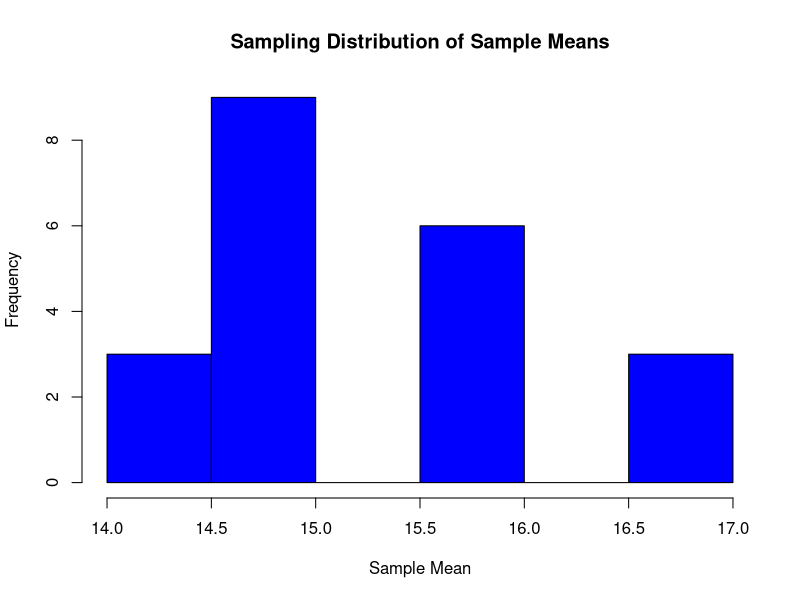

This chart was generated by the following R code:
#Page No.261
population <- c(14, 14, 16, 16, 14, 16, 18)

population_mean <- round(mean(population),2)
cat("1. Population Mean (μ):", population_mean)

samples <- combn(population, 2)

sample_means <- colMeans(samples)

sampling_distribution <- round((table(sample_means) / length(sample_means)),4)

cat("2. Sampling Distribution of the Sample Mean for Samples of Size 2:")
print(sampling_distribution)

sampling_mean <- round(mean(sample_means),2)
cat("3. Mean of the Sampling Distribution (μx):", sampling_mean)

cat("4. Observations:")
cat("- The mean of the sampling distribution is equal to the population mean.")
cat("- The spread of the sample means is less than the population spread.")
cat("- The sampling distribution tends to be more symmetric compared to the population distribution.")

hist(sample_means, breaks=5, col="blue", main="Sampling Distribution of Sample Means",
     xlab="Sample Mean", ylab="Frequency", border="black")
